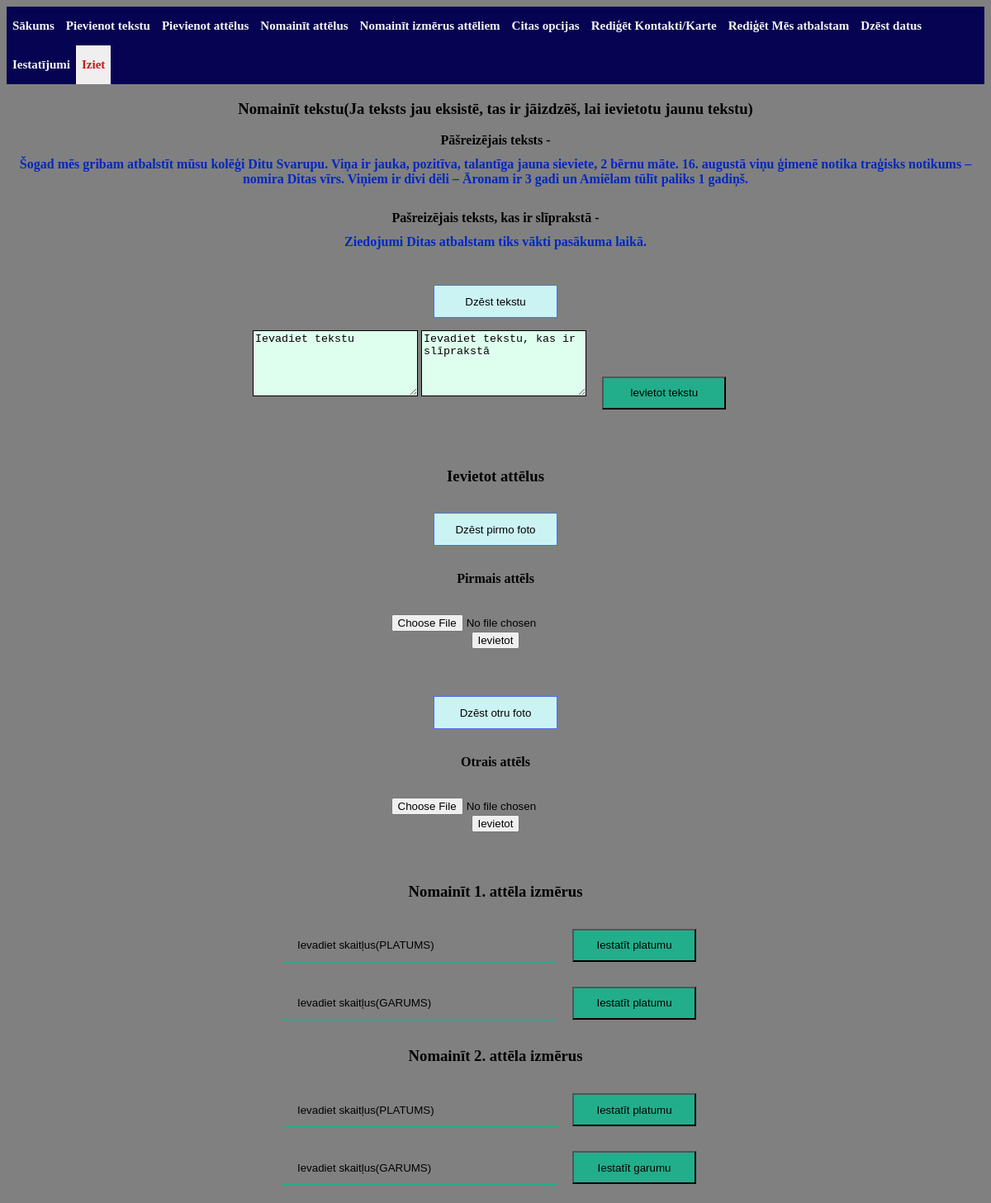
Page /ADMIN/redigetatbalstam.php on the committed database.
### tables this page shows
CREATE TABLE `mesatbalstam` (
    `id` int(11) NOT NULL,
    `atbalstateksts` varchar(1000) NOT NULL,
    `atbalstainfo` varchar(250) NOT NULL,
    `atbalstafoto` blob NOT NULL,
    `atbalstafoto1` blob NOT NULL,
    `fotoplatums` integer(20),
    `fotogarums` integer(20),
    `fotoplatums1` integer(20),
    `fotogarums1` integer(20) 
);

### ADMIN/redigetatbalstam.php (the view, shortened to what this page needs)
<!DOCTYPE html>
<html>
    <head>
        <link rel="stylesheet" href="../CSS/administration.css">
</head>
<body id="body">
<div id="header">
<div class="izvelneQ">
      <a href="administracija.php">Sākums</a>
      <a href="index.php?teksts=true">Pievienot tekstu</a>
      <a href="index.php?atteli=true">Pievienot attēlus</a>
      <a href="index.php?nomainitatteli=true">Nomainīt attēlus</a>
      <a href="index.php?nomainitparametri=true">Nomainīt izmērus attēliem</a>
      <a href="index.php?citasopcijas=true">Citas opcijas</a>
      <a href="index.php?kontakti=true">Rediģēt Kontakti/Karte</a>
      <a href="index.php?atbalstam=true">Rediģēt Mēs atbalstam</a>
      <a href="index.php?delete=true">Dzēst datus</a>
      <a href="index.php?iestatijumi=true">Iestatījumi</a>
      <a class="iziet" href="admin.php">Iziet</a>
</div>
</div>
<div class="main">
<h3>Nomainīt tekstu(Ja teksts jau eksistē, tas ir jāizdzēš, lai ievietotu jaunu tekstu)</h3>
<?php
    include 'config.php';
    $sql = "SELECT atbalstateksts, atbalstainfo FROM mesatbalstam WHERE id = 1";
    $result = $conn->query($sql);
if ($result->num_rows > 0) {
  while($row = $result->fetch_assoc()) {
    echo "<b>Pāšreizējais teksts - <h1> ".$row["atbalstateksts"]."</h1>";
    echo "<br />";
    echo "<b>Pašreizējais teksts, kas ir slīprakstā - <h1>" .$row["atbalstainfo"]."</h1>";
    echo "<br />";
  }
}
?>
<form method = "post">
<button type="submit" id="izdzestFoto" name="izdzesttxt">Dzēst tekstu</button>
</form>
<form method="post" action="">
      <textarea id="izmeri" name='atbalstateksts' placeholder="Ievadiet tekstu"></textarea>
      <textarea id="izmeri" name='atbalstainfo' placeholder="Ievadiet tekstu, kas ir slīprakstā"></textarea>
      <button type='submit' name='atbIevietot'>Ievietot tekstu</button>
    </form>
    <br />
    <br />
<h3>Ievietot attēlus</h3>
<form method = "post">
<button type="submit" id="izdzestFoto" name="izdzestFoto">Dzēst pirmo foto</button>
</form>
<p>Pirmais attēls</p>
<div class="container" style="align:center;">
 <br />
  <form method="post" enctype="multipart/form-data">
  <input type="file" name="image" id="image" />
<br />
<input type="submit" name="insertatt1" id="insert" value="Ievietot" class="btn btn-info" />
</form>
<br />
<br />
<table class="table table-bordered">
<tr>
<th></th>
 </tr>
</table>
</div>
<form method = "post">
<button type="submit" id="izdzestFoto" name="izdzestFoto1">Dzēst otru foto</button>
</form>
<p>Otrais attēls</p>
<div class="container" style="align:center;">
 <br />
  <form method="post" enctype="multipart/form-data">
  <input type="file" name="image" id="image" />
<br />
<input type="submit" name="insertatt2" id="insert" value="Ievietot" class="btn btn-info" />
</form>
<br />
<br />
<table class="table table-bordered">
<tr>
<th></th>
 </tr>
</table>
</div>
<h3>Nomainīt 1. attēla izmērus</h3>
<form method="post">
<input field="text" placeholder="Ievadiet skaitļus(PLATUMS)" id="izmeri" name="fotoplatums">
    <button type="submit" name="savePX">Iestatīt platumu</button>
    </form>
<form method="post">
<input field="text" placeholder="Ievadiet skaitļus(GARUMS)" id="izmeri" name="fotogarums">
    <button type="submit" name="savePX1">Iestatīt platumu</button>
    </form>
<h3>Nomainīt 2. attēla izmērus</h3>
<form method="post">
<input field="text" placeholder="Ievadiet skaitļus(PLATUMS)" id="izmeri" name="fotoplatums1">
    <button type="submit" name="savePXX">Iestatīt platumu</button>
    </form>
<form method="post">
<input field="text" placeholder="Ievadiet skaitļus(GARUMS)" id="izmeri" name="fotogarums1">
    <button type="submit" name="savePXX2">Iestatīt garumu</button>
    </form>
</div>
</body>
</html>

### CSS/administration.css (style rules this page uses)
.izvelneQ { overflow: hidden; background-color: #060352; top: 0; width: 100%; z-index: 9999; }
.izvelneQ a { float: left; display: block; color: whitesmoke; text-align: center; padding: 15px 7px; text-decoration: none; font-weight: bold; font-size: 15px; }
a.iziet { background-color:rgb(240, 238, 238); color: #C41B1B; }
div.main { text-align: center; }
button[type=submit] { background-color: #22AE8B; }
button[type=submit] { margin: 15px; padding: 6px 8px; width: 150px; height: 40px; cursor: pointer; }
#izdzestFoto { border: 1px solid #506fee; background-color:#ccf3f4; }
body { color: black; background-color: grey; }
textarea { border-color: black; color: black; }
input#izmeri { width: 25%; padding: 12px 18px; border: none; border-bottom: 2px solid #22AE8B; background-color: grey; }
input#izmeri::placeholder { color: black; }
textarea { box-sizing: border-box; background-color: #DFFFEE; height: 80px; max-width: 400px; max-height: 300px; width: 200px; }
textarea::placeholder { color: black; }
textarea#izmeri { box-sizing: border-box; background-color: #DFFFEE; height: 80px; max-width: 400px; max-height: 300px; width: 200px; }
textarea#izmeri::placeholder { color: black; }
h1 { color: #0027c2; font-size: medium; }

### rows in the picture
mesatbalstam: atbalstateksts "Šogad mēs gribam atbalstīt mūsu kolēģi Ditu Svarupu. Viņa ir jauka, pozitīva, talantīga jauna sieviete, 2 bērnu māte. 16. augustā viņu ģimenē notika traģisks notikums – nomira Ditas vīrs. Viņiem ir divi dēli – Āronam ir 3 gadi un Amiēlam tūlīt paliks 1 gadiņš.", atbalstainfo "Ziedojumi Ditas atbalstam tiks vākti pasākuma laikā."
